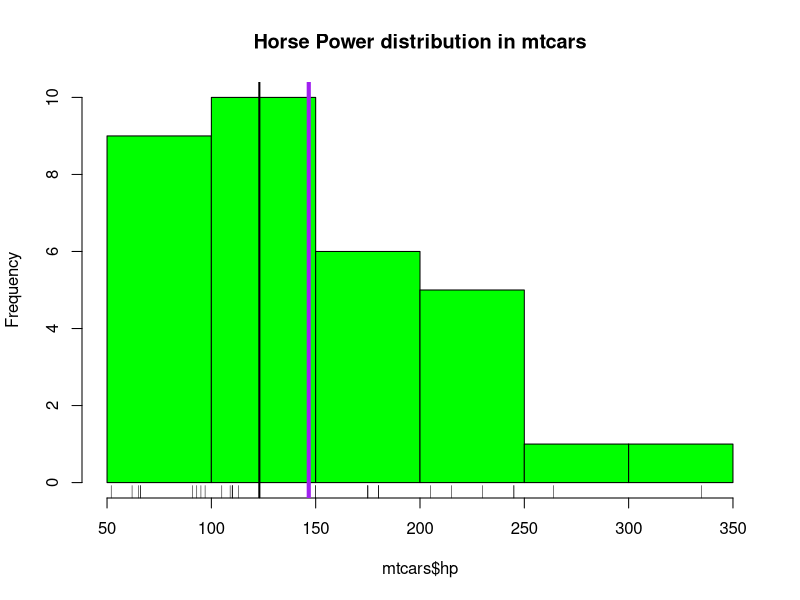
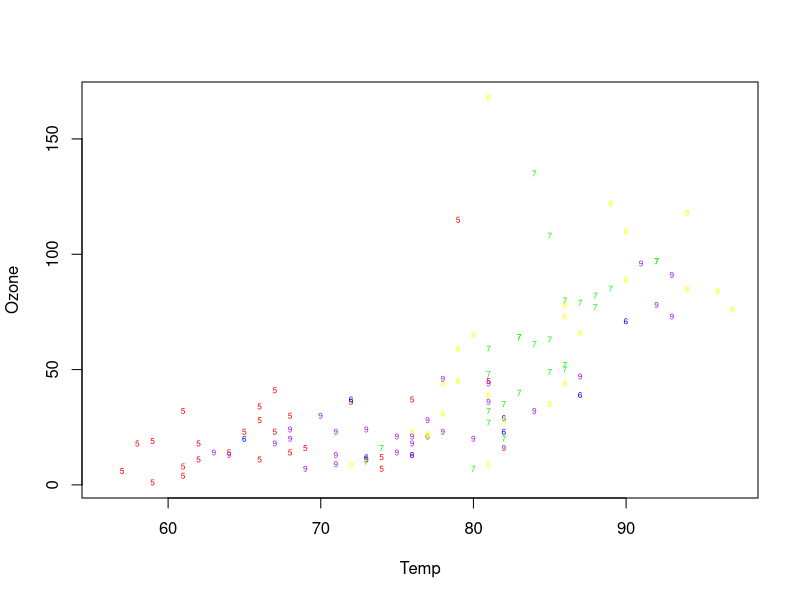

The R script that drew these images, in order:
##exporting plots to pdfs
getwd()
head(mtcars)

length(mtcars$hp)
hist(mtcars$hp, col = "green", breaks = 10, main="Horse Power distribution in mtcars")
rug(mtcars$hp)
abline(v=mean(mtcars$hp), col="purple", lwd=4)
abline(v=median(mtcars$hp), lwd=2)

head(airquality)
table(airquality$Month)
plot.new()
with(airquality, plot(Temp, Ozone, type = "n"))
with(subset(airquality, Month==5), points(Temp, Ozone, pch="5", cex=.5, col="red"))
with(subset(airquality, Month==6), points(Temp, Ozone, pch="6", cex=.5, col="blue"))
with(subset(airquality, Month==7), points(Temp, Ozone, pch="7", cex=.5, col="green"))
with(subset(airquality, Month==8), points(Temp, Ozone, pch="8", cex=.5, col="yellow"))
with(subset(airquality, Month==9), points(Temp, Ozone, pch="9", cex=.5, col="purple"))
dev.copy2pdf(file="myplot.pdf")
dev.off()
